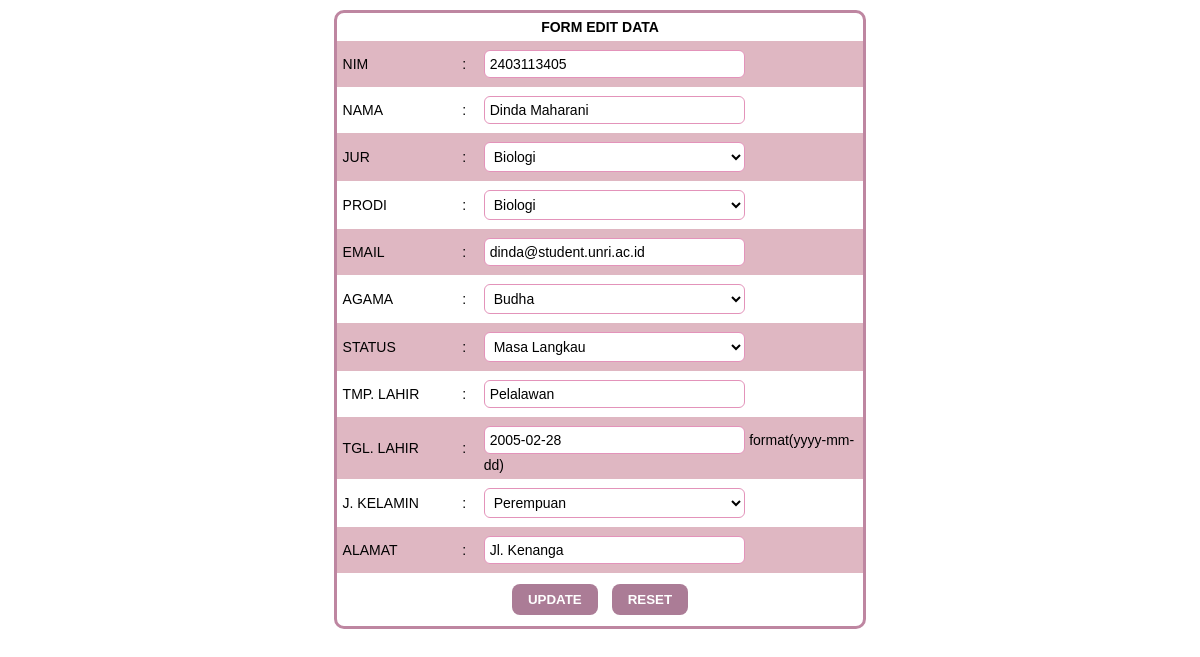
Page /admin/edit.php?nim=2403113405 on the committed database.
### tables this page shows
CREATE TABLE `mahasiswa` (
  `nim` varchar(10) NOT NULL,
  `nama` varchar(40) NOT NULL,
  `jur` int(6) NOT NULL,
  `prodi` int(6) NOT NULL,
  `email` varchar(40) NOT NULL,
  `agama` int(1) NOT NULL,
  `status` int(1) NOT NULL,
  `tmp_lahir` varchar(40) NOT NULL,
  `tgl_lahir` date NOT NULL,
  `jk` int(1) NOT NULL,
  `alamat` varchar(40) NOT NULL,
  `foto` varchar(1000) NOT NULL
);

### admin/edit.php (the view, shortened to what this page needs)
<!DOCTYPE html>
<html>
<head>
</head>
<body>
<?php
 include("../config/koneksi.php");
 $nim=$_GET['nim'];
 $sql= "SELECT * FROM mahasiswa WHERE nim='$nim'";
 $pilih = mysqli_query($conn,$sql);
 $row = mysqli_fetch_array($pilih);
 ?>
	<form name="edit" action="update_data.php" method="post">
	<table>
	<tr><td colspan="3" style="text-align:center;"><b> FORM EDIT DATA</b></td></tr>
	<tr><td>NIM</td><td>:</td><td><input type=text name=nim size=8
	value="<?php echo $row['nim'];?>"></td></tr>
	<tr><td>NAMA</td><td>:</td><td><input type=text name=nama size=30
	value="<?php echo $row['nama'];?>"></td></tr></td></tr>
	<tr><td>JUR</td><td>:</td><td><select name=jur>
		<?php
			if ($row['jur'] == '160301') {
		?>
			<option value="<?php echo $row['jur']; ?>">Matematika</option>
        <?php
			} elseif ($row['jur'] == '160302') {
        ?>
            <option value="<?php echo $row['jur']; ?>">Fisika</option>
        <?php
			} elseif ($row['jur'] == '160303') {
        ?>
            <option value="<?php echo $row['jur']; ?>">Kimia</option>
        <?php
			} elseif ($row['jur'] == '160304') {
        ?>
            <option value="<?php echo $row['jur']; ?>">Biologi</option>
        <?php
			} elseif ($row['jur'] == '160305') {
        ?>
            <option value="<?php echo $row['jur']; ?>">Ilmu Komputer</option>
        <?php
			}
        ?>
									</select>
	</td></tr>
	<tr><td>PRODI</td><td>:</td><td><select name=prodi>
		<?php
			if ($row['prodi'] == '160311') {
		?>
			<option value="<?php echo $row['prodi']; ?>">Matematika</option>
        <?php
			} elseif ($row['prodi'] == '160312') {
        ?>
            <option value="<?php echo $row['prodi']; ?>">Statistika</option>
        <?php
			} elseif ($row['prodi'] == '160313') {
        ?>
            <option value="<?php echo $row['prodi']; ?>">Fisika</option>
        <?php
			} elseif ($row['prodi'] == '160314') {
        ?>
            <option value="<?php echo $row['prodi']; ?>">Kimia</option>
        <?php
			} elseif ($row['prodi'] == '160315') {
        ?>
            <option value="<?php echo $row['prodi']; ?>">Biologi</option>
		<?php
			} elseif ($row['prodi'] == '160316') {
        ?>
            <option value="<?php echo $row['prodi']; ?>">Sistem Informasi</option>
		<?php
			} elseif ($row['prodi'] == '160317') {
        ?>
            <option value="<?php echo $row['prodi']; ?>">Manajemen Informatika</option>
        <?php
			}
        ?>
									</select>
	</td></tr>
	<tr><td>EMAIL</td><td>:</td><td><input type=text name=email size=30
	value="<?php echo $row['email'];?>"></td></tr></td></tr>
	<tr><td>AGAMA</td><td>:</td><td><select name=agama>
		<?php
			if ($row['agama'] == '1') {
		?>
			<option value="<?php echo $row['agama']; ?>">Islam</option>
        <?php
			} elseif ($row['agama'] == '2') {
        ?>
            <option value="<?php echo $row['agama']; ?>">Kristen</option>
        <?php
			} elseif ($row['agama'] == '3') {
        ?>
            <option value="<?php echo $row['agama']; ?>">Katholik</option>
        <?php
			} elseif ($row['agama'] == '4') {
        ?>
            <option value="<?php echo $row['agama']; ?>">Hindu</option>
        <?php
			} elseif ($row['agama'] == '5') {
        ?>
            <option value="<?php echo $row['agama']; ?>">Budha</option>
		<?php
			} elseif ($row['agama'] == '6') {
        ?>
            <option value="<?php echo $row['agama']; ?>">Konghuchu</option>
        <?php
			}
        ?>
									</select>
	</td></tr>
	<tr><td>STATUS</td><td>:</td><td><select name=status>
		<?php
			if ($row['status'] == '1') {
		?>
			<option value="<?php echo $row['status']; ?>">Aktif</option>
        <?php
			} elseif ($row['status'] == '2') {
        ?>
            <option value="<?php echo $row['status']; ?>">Masa Langkau</option>
        <?php
			} elseif ($row['status'] == '3') {
        ?>
            <option value="<?php echo $row['status']; ?>">Alpha Studi</option>
        <?php
			} elseif ($row['status'] == '4') {
        ?>
            <option value="<?php echo $row['status']; ?>">Semhas</option>
        <?php
			} elseif ($row['status'] == '5') {
        ?>
            <option value="<?php echo $row['status']; ?>">Kompre</option>
		<?php
			} elseif ($row['status'] == '6') {
        ?>
            <option value="<?php echo $row['status']; ?>">Alumni</option>
        <?php
			}
        ?>
									</select>
	</td></tr>
	<tr><td>TMP. LAHIR</td><td>:</td><td><input type=text name=tmp_lahir size=30
	value="<?php echo $row['tmp_lahir'];?>"></td></tr>
	<tr><td>TGL. LAHIR</td><td>:</td><td><input type=text name=tgl_lahir size=8
	value="<?php echo $row['tgl_lahir'];?>"> format(yyyy-mm-dd)</td></tr>
	<tr><td>J. KELAMIN</td><td>:</td><td><select name=jk>
		<?php
			if ($row['jk'] == '1') {
		?>
			<option value="<?php echo $row['jk']; ?>">laki-Laki</option>
        <?php
			} elseif ($row['jk'] == '0') {
        ?>
            <option value="<?php echo $row['jk']; ?>">Perempuan</option>
        <?php
			}
        ?>
									</select>
	</td></tr>
	<tr><td>ALAMAT</td><td>:</td><td><input type=text name=alamat size=30
value="<?php echo $row['alamat'];?>"></td></tr>
<tr><td colspan="3" style="text-align:center;"><input type=submit
name=update value=UPDATE>
<input type=reset name=reset value=RESET></td></tr>
 </form>

### admin/edit.php (style rules this page uses)
body { font-family: Arial, sans-serif; }
table { width: 45%; margin: 10px auto; border-collapse: separate; border-spacing: 0; background-color: #fff; border-radius: 10px; overflow: hidden; border: 3px solid #be86a1; }
td { padding: 6px; font-size: 14px; }
tr:nth-child(even) { background-color: #dfb7c2; }
input[type=submit], input[type=reset] { padding: 8px 16px; border: none; border-radius: 8px; font-weight: bold; cursor: pointer; margin: 5px; transition: 0.3s; color: #ffffff; background-color: #ab7c96; }
input[type=text], select { width: 70%; padding: 5px; border: 1px solid #e393ba; border-radius: 6px; outline: none; font-size: 14px; background-color: #fff; transition: 0.3s; box-sizing: border-box; }
td input, td select { margin: 3px 0; }

### rows in the picture
mahasiswa: nim "2403113405", nama "Dinda Maharani", jur "Biologi", prodi "Biologi", email "dinda@student.unri.ac.id", agama "Budha", status "Masa Langkau", tmp_lahir "Pelalawan", tgl_lahir "2005-02-28", jk "Perempuan", alamat "Jl. Kenanga"
